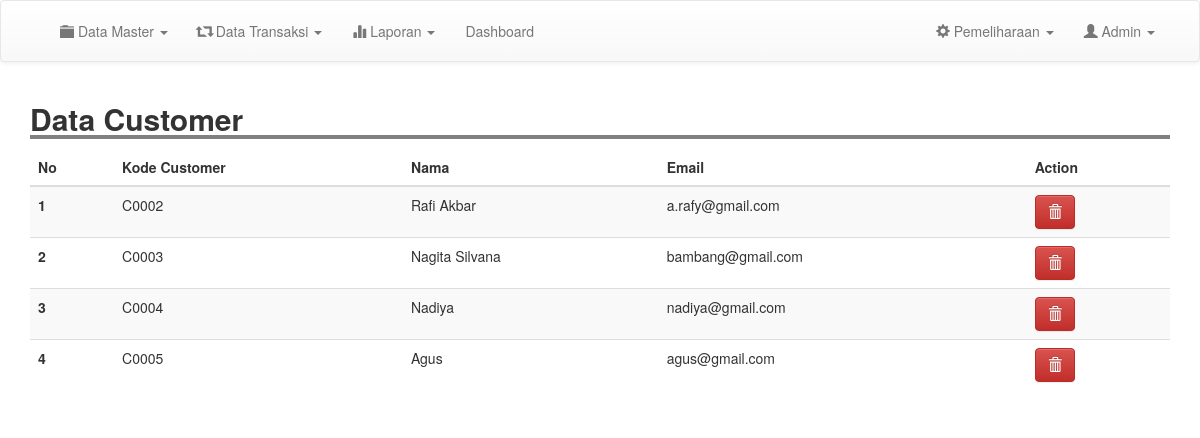
Before: /admin/m_customer.php (signed in) with the older database file.
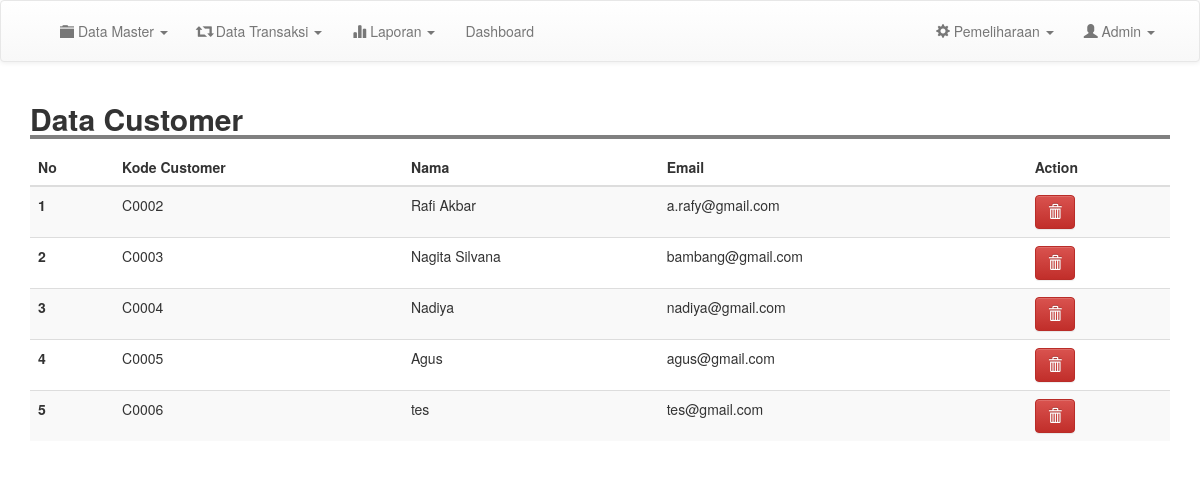
After: the same page with the newer database file.
### tables this page shows
CREATE TABLE `customer` (
  `kode_customer` varchar(100) NOT NULL,
  `nama` varchar(100) NOT NULL,
  `email` varchar(100) NOT NULL,
  `username` varchar(100) NOT NULL,
  `password` varchar(100) NOT NULL,
  `telp` varchar(200) NOT NULL
);

### admin/m_customer.php (the view, shortened to what this page needs)
<?php
include 'header.php';
?>
<div class="container">
	<h2 style=" width: 100%; border-bottom: 4px solid gray"><b>Data Customer</b></h2>
	<table class="table table-striped">
		<thead>
			<tr>
				<th scope="col">No</th>
				<th scope="col">Kode Customer</th>
				<th scope="col">Nama</th>
				<th scope="col">Email</th>
				<th scope="col">Action</th>
			</tr>
		</thead>
		<tbody>
			<?php
			$result = mysqli_query($conn, "SELECT * FROM customer order by kode_customer asc");
			$no =1;
			while ($row = mysqli_fetch_assoc($result)) {
				?>
				<tr>
					<th scope="row"><?php echo $no; ?></th>
					<td><?= $row['kode_customer'];  ?></td>
					<td><?= $row['nama'];  ?></td>
					<td><?= $row['email'];  ?></td>
					<td><a href="m_customer.php?kode=<?php echo $row['kode_customer'];?>&page=del" class="btn btn-danger" onclick="return confirm('Yakin Ingin Menghapus Data ?')"><i class="glyphicon glyphicon-trash"></i> </a></td>
				</tr>
				<?php
				$no++;
			}
			?>
		</tbody>
	</table>
</div>
<br>
<br>
<br>
<br>
<br>
<br>
<br>
<br>
<br>
<br>
<br>
<br>
<?php
include 'footer.php';
?>

Changed rows visible on the page:
added customer: kode_customer "C0006", nama "tes", email "tes@gmail.com"
